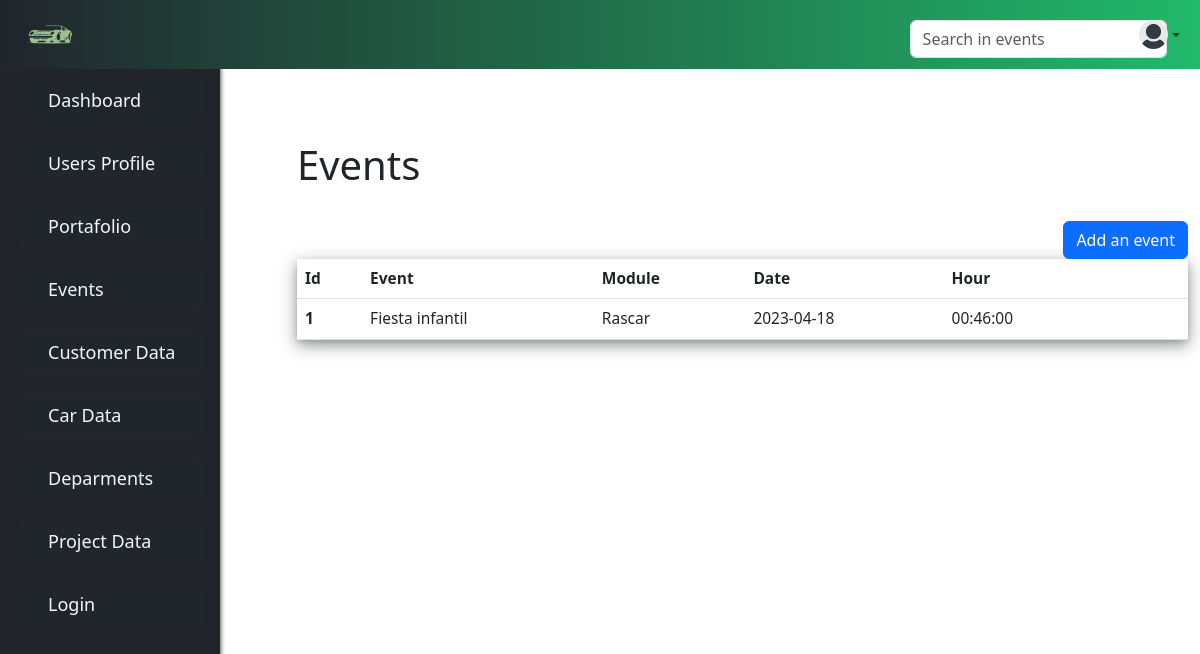
Page /events/ on the earlier database version.
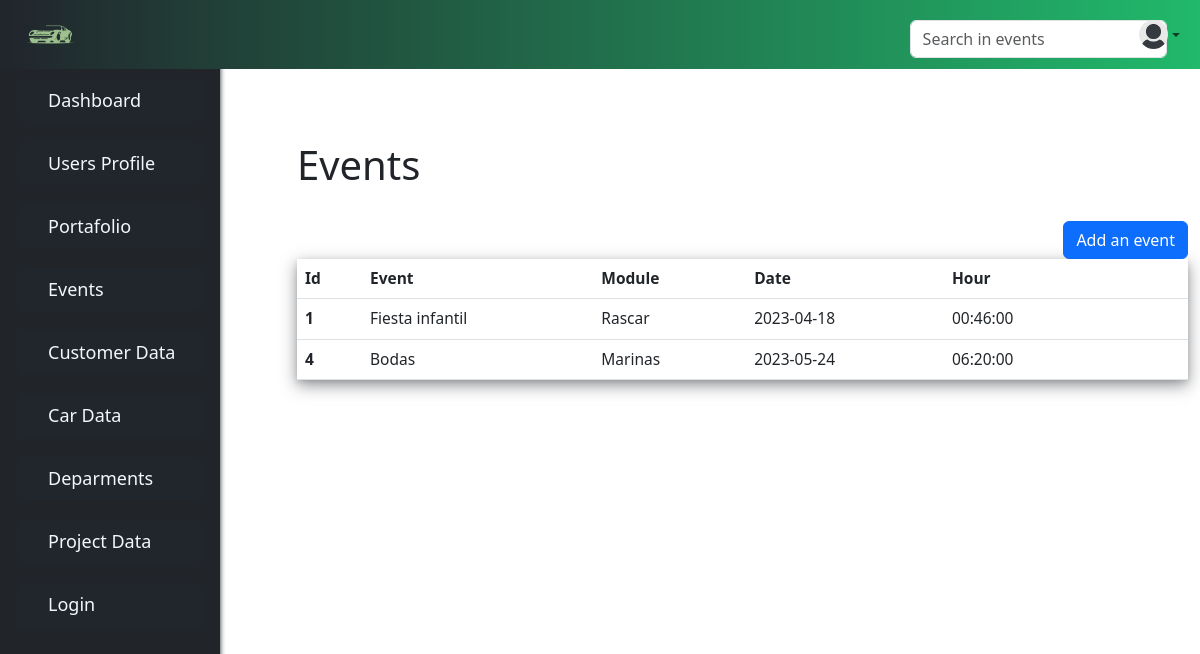
Same page on the later database version.
### webapp/system/models.py (models this page shows, shortened)
class Events(db.Model):
    id = db.Column(db.Integer(), primary_key=True)
    event = db.Column(db.String(255))
    module = db.Column(db.String(255))
    date = db.Column(db.DateTime())
    hour = db.Column(db.Time())

### webapp/system/controllers.py (the view)
@system_blueprint.route('/events/',methods=['GET', 'POST'])
def events():
    form=EventsForm()
    searchForm = SearchForm()
    our_events= Events.query.order_by(Events.id)
    return render_template('system/events.html', our_models=our_events, form=form, SearchForm=searchForm ,datetime=datetime)

### webapp/system/forms.py
class EventsForm(FlaskForm):
    event = StringField('Event', validators=[DataRequired()])
    module = StringField('Module', validators=[DataRequired()])
    date = DateField('Date', format='%Y-%m-%d', validators=[DataRequired()])
    hour = TimeField('Hour', format='%H:%M', validators=[DataRequired()])
    submit = SubmitField('Submit')

### webapp/searched/forms.py
class SearchForm(Form):
    bar_search = StringField('Searched:', validators=[DataRequired()])
    submit = SubmitField('Submit')

### webapp/templates/system/events.html (shortened to what this page needs)
{% extends 'base.html' %}
{% block content %}
<br/>
		<h1>Events </h1>
		<br/>
		<div class="izq">
			<button type="button" class="btn btn-primary" data-bs-toggle="modal" data-bs-target='#document-textModal' >
				Add an event
			</button>
		</div>
		<table class="table table-hover table" >
			<thead class="thead">
				<tr>
					<th scope="col">Id</th>
					<th scope="col">Event</th>
					<th scope="col">Module</th>
					<th scope="col">Date</th>
					<th scope="col">Hour</th>
					<th scope="col"></th>
				</tr>
			</thead>
			{% for our_model in our_models %}
				<tbody>
					<tr>
		{% include 'system/tables/events-table.html' %}
		<td> <button type="submit" class="btn "  >
                  </button></td>
                </tr>
        </tbody>
    {%endfor%}
</table>
{% endblock %}

### webapp/templates/system/tables/events-table.html
<th scope="row">{{our_model.id}}</th>
<td>{{our_model.event}}</td>
<td>{{our_model.module}}</td>
<td>{{our_model.date.date()}}</td>
<td>{{our_model.hour}}</td>

Differences in the rows shown:
added Events: id "4", event "Bodas", module "Marinas", date "2023-05-24", hour "06:20:00"
